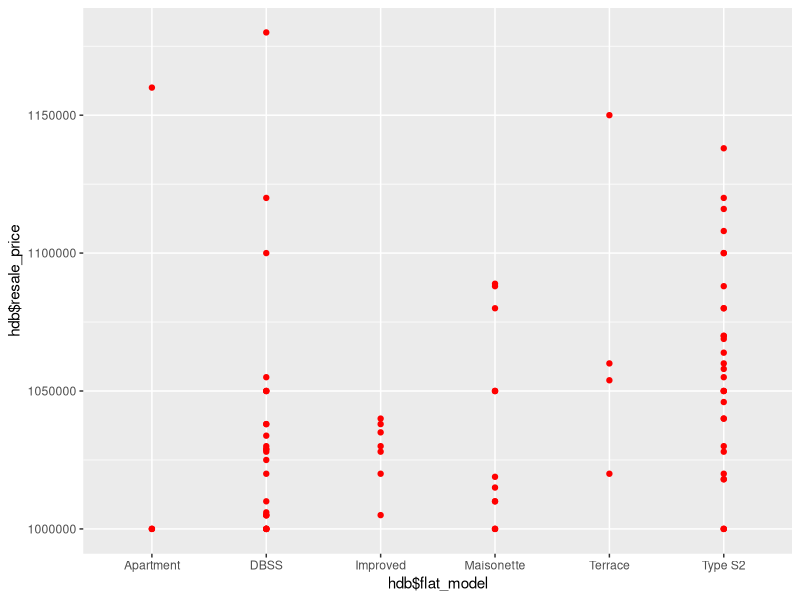

Here is the R script that generated this plot:
#High Resale Prices

hdb<-read.csv("insight 2.csv")
hdb

library(ggplot2)
ggplot(hdb,aes(x=hdb$flat_model,y=hdb$resale_price)) +
  geom_point(fill="pink",color ="red")
  


